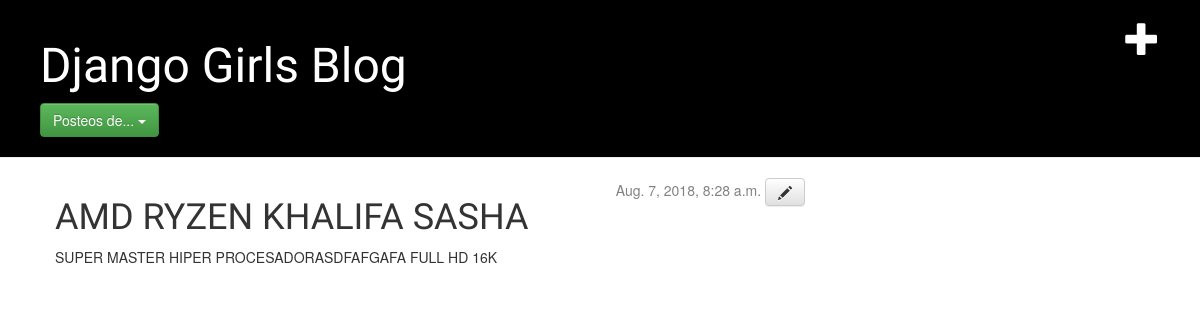
/post/5/, run on the app's committed database.
### blog/models.py (models this page shows, shortened)
class Post(models.Model):
    author = models.ForeignKey('auth.User',  on_delete=models.CASCADE)
    title = models.CharField(max_length=200)
    text = models.TextField()
    componentes = models.CharField(
        max_length=20,
        choices=(('Procesadores','Procesadores'), ('Placa Video', 'Placa Video'), ('Otros', 'Otros')),
)
    created_date = models.DateTimeField(
        default=timezone.now)
    published_date = models.DateTimeField(
        blank=True, null=True)

### blog/views.py (the view)
# urls.py: url(r'^post/(?P<pk>[0-9]+)/$', views.post_detail,  name='post_detail'),
def post_detail(request, pk):
    post = get_object_or_404(Post, pk=pk)
    return render(request, 'blog/post_detail.html', {'post': post})

### blog/templates/blog/post_detail.html
{% extends 'blog/base.html' %}
    {% block content %}
        <div class="date">
        {% if post.published_date %}
            {{ post.published_date }}
        {% endif %}
        <a class="btn btn-default" href="{% url 'post_edit' pk=post.pk %}"><span class="glyphicon glyphicon-pencil"></span></a>
        </div>
        <h1>{{ post.title }}</h1>
        <p>{{ post.text|linebreaksbr }}</p>
    {% endblock %}

### blog/static/css/blog.css (style rules this page uses)
h1, h2, h3, h4 { font-family: 'Lobster', cursive; }
.date { float: right; color: #828282; }

### data on the page
Post: published_date "Aug. 7, 2018, 8:28 a.m.", title "AMD RYZEN KHALIFA SASHA", text "SUPER MASTER HIPER PROCESADORASDFAFGAFA FULL HD 16K"
